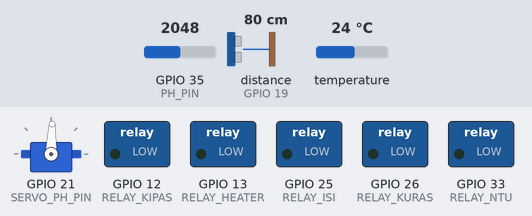
A sketch run on a simulated ESP32. Parts: servo, switched loads named in the sketch (green lamp = pin HIGH). Wiring (inferred from the names in the program): ultrasonic range finder: trigger GPIO 18; echo GPIO 19. Inputs (shaded band) come from the test bench; at power-on: temperature 24 °C, GPIO 35 (PH_PIN) = 2048, distance to the obstacle (sensor on GPIO 19) 80 cm (analog values on the 0–4095 scale). The echo pulse lasts 58.3 µs per cm; WiFi joins after 1.5 s; servers stay silent unless stated; uploads are accepted with an empty reply; the local clock reads 2024-03-15 10:24:30 at power-on unless the sketch sets it; pins used as bus, display or sensor lines are not drawn; what the sketch prints to the serial monitor is not drawn.

Above: at 2.7 s.
2.8 s: temperature set to 25.6 °C
At 3.3 s:
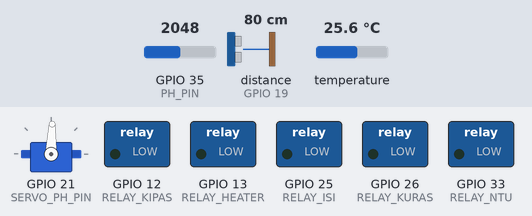
4.9 s: temperature set to 12 °C
At 8.0 s:
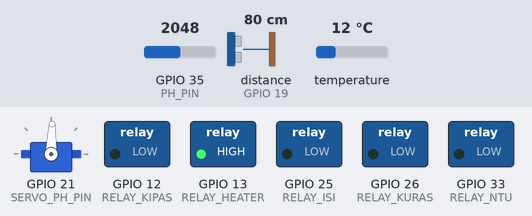
8.3 s: temperature set to 33 °C
At 11.4 s:
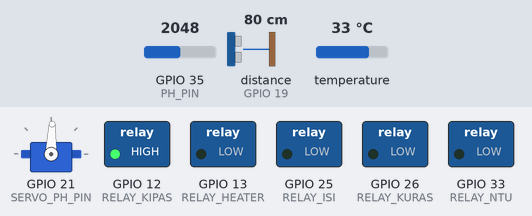
11.7 s: temperature set to 30.5 °C
14.8 s: temperature set to 29.3 °C
At 18.2 s:
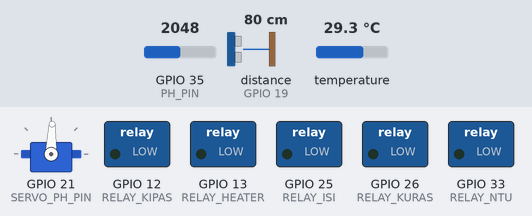
18.5 s: temperature set to 19 °C
At 67.6 s:
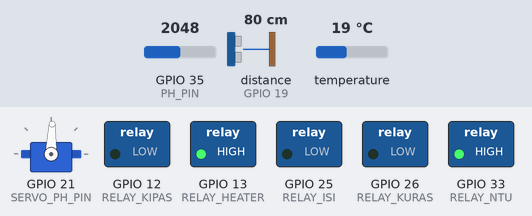
Timing chart, 0 to 68.4 s (numbered marks = the images above; inputs shaded):
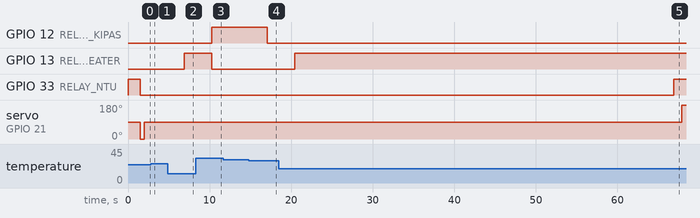

Measured:
- the behaviour switches between 30 and 29.9 °C on temperature (found by bisection; images 3 and 4)
- after the input at 2.8 s, GPIO 13 (RELAY_HEATER): stays LOW (without the input it goes to HIGH after 0.70 s)
- after the input at 4.9 s, GPIO 13 (RELAY_HEATER): LOW → HIGH after 2.0 s
- after the input at 8.3 s, GPIO 12 (RELAY_KIPAS): LOW → HIGH after 2.0 s; GPIO 13 (RELAY_HEATER): HIGH → LOW after 2.0 s
- after the input at 11.7 s, every drawn part: stays the same
- after the input at 14.8 s, GPIO 12 (RELAY_KIPAS): HIGH → LOW after 2.3 s
- after the input at 18.5 s, GPIO 13 (RELAY_HEATER): LOW → HIGH after 1.9 s

The sketch:

TA_MY_ID__RTC_DONE_REVISI_KESTABILAN.ino
```cpp
#include <WiFi.h>
#include <HTTPClient.h>
#include <WiFiClientSecure.h>
#include <OneWire.h>
#include <DallasTemperature.h>
#include <ESP32Servo.h>
#include <time.h>
#include <ThreeWire.h>
#include <RtcDS1302.h>

// ================= WIFI =================
const char* ssid = "HUAWEI-2.4G-bUU5";
const char* password = "indonesia";
// const char* ssid = "Rakka Levine Nathaniel ";
// const char* password = "rakka1922";
// ================= SERVER =================
const char* serverName = "https://akuariumrakka.my.id";

// ================= PIN =================
#define ONE_WIRE_BUS    5

// ===== TURBIDITY =====
#define TURBIDITY_A0    34

#define PH_PIN          35

#define RELAY_KIPAS     12
#define RELAY_HEATER    13
#define RELAY_KURAS     26
#define RELAY_ISI       25
#define RELAY_NTU       33

#define TRIG_PIN        18
#define ECHO_PIN        19

#define SERVO_PIN       2
#define SERVO_PH_PIN    21

#define RTC_CLK 4
#define RTC_DAT 22
#define RTC_RST 23

ThreeWire myWire(RTC_DAT, RTC_CLK, RTC_RST);
RtcDS1302<ThreeWire> rtc(myWire);

// ================= OBJECT =================
OneWire oneWire(ONE_WIRE_BUS);
DallasTemperature waterSensor(&oneWire);

Servo servo;
Servo servoPH;

WiFiClientSecure client;

// ================= PH =================
#define SAMPLES 10

float voltage;
float phValue;
float lastPH = 7.0;

int ntu = 0;
int lastNTU = 0;
String statusAir = "JERNIH";
String lastStatusAir = "JERNIH";

bool phAktif = false;

// ================= STATE =================
bool prosesKuras = false;
bool prosesIsi = false;

// ================= SERVO PH =================
int stopServoPH = 88;
int atasPH = 180;
int bawahPH = 0;

unsigned long lastServoTime = 0;
int stateServoPH = 0;

// ================= FEED =================
int jadwal[3][2] = {
  {7,00},
  {13,00},
  {18,00}
};

bool sudahMakan[3] = {false,false,false};


// =====================================================
// SERVO PAKAN (FULL POWER + DETACH)
// =====================================================
void putarServo(int putaran){

  for(int i = 0; i < putaran; i++){
    servo.attach(SERVO_PIN, 500, 2500);
    // FULL POWER
    servo.writeMicroseconds(2500);
    // Lama putaran, sesuaikan dengan mekanisme pakan
    delay(600);
    // Putus sinyal agar benar-benar berhenti
    servo.detach();
    delay(1000);
  }
}

// =====================================================
// SERVO PH
// =====================================================
void putarServoPH_Detik(int arah, int durasi_ms){

  servoPH.attach(SERVO_PH_PIN, 1000, 2000);

  servoPH.write(arah);

  delay(durasi_ms);

  servoPH.write(stopServoPH);

  delay(500);

  servoPH.detach();
}

void kontrolServoPH(){

  unsigned long now = millis();

  switch(stateServoPH){

   case 0:
      digitalWrite(RELAY_NTU, LOW);
      Serial.println("NTU OFF");
      Serial.println("PH TURUN 1 DETIK");
      putarServoPH_Detik(bawahPH, 500);
      lastServoTime = now;
      stateServoPH = 1;
      phAktif = true;
      break;

    case 1:
      if(now - lastServoTime >= 60000 ){ //120000
        Serial.println("SELESAI BACA PH");
        stateServoPH = 2;
        lastServoTime = now;
      }
      break;

    case 2:
      digitalWrite(RELAY_NTU, HIGH);
      delay(1000);
      Serial.println("NTU ON");
      Serial.println("PH NAIK 600 M DETIK");
      putarServoPH_Detik(atasPH, 600);
      lastServoTime = now;
      stateServoPH = 3;
      phAktif = false;
      break;

    case 3:

      if(now - lastServoTime >= 300000){ //300000

        Serial.println("SELESAI ISTIRAHAT");

        stateServoPH = 0;

        lastServoTime = now;
      }

      break;
  }
}

// =====================================================
// ULTRASONIC
// =====================================================
float bacaUltrasonik(){

  digitalWrite(TRIG_PIN, LOW);
  delayMicroseconds(2);

  digitalWrite(TRIG_PIN, HIGH);
  delayMicroseconds(10);

  digitalWrite(TRIG_PIN, LOW);

  long durasi = pulseIn(ECHO_PIN, HIGH);

  float jarak = durasi * 0.034 / 2;

  return jarak;
}

// =====================================================
// PH SENSOR
// =====================================================
float readPH(){

  int buffer[SAMPLES];

  for (int i = 0; i < SAMPLES; i++){

    buffer[i] = analogRead(PH_PIN);

    delay(20);
  }

  for (int i = 0; i < SAMPLES - 1; i++){

    for (int j = i + 1; j < SAMPLES; j++){

      if (buffer[i] > buffer[j]){

        int temp = buffer[i];

        buffer[i] = buffer[j];

        buffer[j] = temp;
      }
    }
  }

  int median = buffer[SAMPLES / 2];

  voltage = median * (3.3 / 4095.0);

  float ph = 7 + ((2.5 - voltage) / 0.18);

  return ph;
}

// =====================================================
// HTTPS GET
// =====================================================
void sendGET(String url){

  if(WiFi.status() != WL_CONNECTED){

    Serial.println("WiFi tidak terhubung");

    return;
  }

  HTTPClient https;

  client.setInsecure();

  Serial.println("================================");

  Serial.print("REQUEST: ");
  Serial.println(url);

  https.begin(client, url);

  int httpCode = https.GET();

  Serial.print("HTTP CODE: ");
  Serial.println(httpCode);

  https.end();
}

// =====================================================
// SETUP
// =====================================================
void setup() {
  Serial.begin(115200);
  waterSensor.begin();
  analogReadResolution(12);
  analogSetAttenuation(ADC_11db);
  analogSetPinAttenuation(TURBIDITY_A0, ADC_11db);
  analogSetPinAttenuation(PH_PIN, ADC_11db);

  pinMode(TURBIDITY_A0, INPUT);
  pinMode(PH_PIN, INPUT);
  pinMode(RELAY_KIPAS, OUTPUT);
  pinMode(RELAY_HEATER, OUTPUT);
  pinMode(RELAY_KURAS, OUTPUT);
  pinMode(RELAY_ISI, OUTPUT);
  pinMode(RELAY_NTU, OUTPUT);
  pinMode(TRIG_PIN, OUTPUT);
  pinMode(ECHO_PIN, INPUT);

  digitalWrite(RELAY_KIPAS, LOW);
  digitalWrite(RELAY_HEATER, LOW);
  digitalWrite(RELAY_KURAS, LOW);
  digitalWrite(RELAY_ISI, LOW);
  digitalWrite(RELAY_NTU, HIGH);

  servo.setPeriodHertz(50);
  servoPH.setPeriodHertz(50);
  servoPH.attach(SERVO_PH_PIN, 500, 2400);
  servoPH.write(stopServoPH);
  rtc.Begin();
  if (!rtc.IsDateTimeValid()) {
    Serial.println("RTC tidak valid, set waktu awal");
    rtc.SetDateTime(RtcDateTime(__DATE__, __TIME__));
  }

  // ===== WIFI =====
  WiFi.begin(ssid, password);
  Serial.print("Connecting WiFi");
  unsigned long startAttemptTime = millis();
  while (WiFi.status() != WL_CONNECTED &&
         millis() - startAttemptTime < 10000){
    Serial.print(".");
    delay(500);
  }

  if(WiFi.status() == WL_CONNECTED){
    Serial.println("CONNECTED");
  }
  else{
    Serial.println("WIFI GAGAL → MODE OFFLINE");
  }

  configTime(7*3600, 0, "pool.ntp.org");

  // ===== SYNC NTP → RTC =====
  struct tm timeinfo;

  if (getLocalTime(&timeinfo)) {

    Serial.println("SYNC NTP → RTC");

    rtc.SetDateTime(RtcDateTime(
      timeinfo.tm_year + 1900,
      timeinfo.tm_mon + 1,
      timeinfo.tm_mday,
      timeinfo.tm_hour,
      timeinfo.tm_min,
      timeinfo.tm_sec
    ));
  }

  Serial.println("SYSTEM START");
}

// =====================================================
// LOOP
// =====================================================
void loop() {

  kontrolServoPH();

  // =====================================================
  // SUHU
  // =====================================================
  waterSensor.requestTemperatures();

  float suhuAir = waterSensor.getTempCByIndex(0);

  // =====================================================
  // NTU FINAL VALID
  // =====================================================
  int adc = 0;
  float voltageNTU = 0;

  if(!phAktif){

    long total = 0;

    for(int i = 0; i < 500; i++){

      total += analogRead(TURBIDITY_A0);

      delay(2);
    }

    adc = total / 500;

    voltageNTU = adc * (3.3 / 4095.0);

    if(adc > 3500){

      ntu = map(adc, 4095, 3500, 0, 19);
    }
    else if(adc > 2200){

      ntu = map(adc, 3500, 2200, 20, 49);
    }
    else{

      ntu = map(adc, 2200, 1500, 50, 100);
    }

    if(ntu < 0) ntu = 0;
    if(ntu > 100) ntu = 100;

    if(ntu <= 19){

      statusAir = "JERNIH";
    }
    else if(ntu <= 49){

      statusAir = "SEDANG";
    }
    else{

      statusAir = "KERUH";
    }

    lastNTU = ntu;
    lastStatusAir = statusAir;
  }
  else{

    ntu = lastNTU;
    statusAir = lastStatusAir;
  }
  // =====================================================
  // PH
  // =====================================================
  if(phAktif){

    phValue = readPH();

    lastPH = phValue;
  }
  else{

    phValue = lastPH;
  }

  // =====================================================
  // ULTRASONIC
  // =====================================================
  float jarakAir = bacaUltrasonik();

  // =====================================================
  // SERIAL
  // =====================================================
  Serial.println("========== SENSOR ==========");

  Serial.print("Suhu Air : ");
  Serial.println(suhuAir);

  Serial.print("ADC NTU : ");
  Serial.println(adc);

  Serial.print("Voltage NTU : ");
  Serial.println(voltageNTU, 3);

  Serial.print("NTU : ");
  Serial.println(ntu);

  Serial.print("Status Air : ");
  Serial.println(statusAir);

  Serial.print("pH : ");
  Serial.println(phValue);

  Serial.print("Jarak Air : ");
  Serial.println(jarakAir);

  // =====================================================
  // SUHU CONTROL
  // =====================================================
  if (suhuAir >= 30) {

    digitalWrite(RELAY_KIPAS, HIGH);
    digitalWrite(RELAY_HEATER, LOW);
  }
  else if (suhuAir <= 25) {

    digitalWrite(RELAY_KIPAS, LOW);
    digitalWrite(RELAY_HEATER, HIGH);
  }
  else {

    digitalWrite(RELAY_KIPAS, LOW);
    digitalWrite(RELAY_HEATER, LOW);
  }

  // =====================================================
  // KURAS
  // =====================================================
  if(ntu >= 50 && !prosesKuras && !prosesIsi){

    sendGET(String(serverName)+"/aktuator.php?pesan=Air%20keruh,%20pompa%20kuras%20aktif&jenis=ALERT");

    prosesKuras = true;

    digitalWrite(RELAY_KURAS, HIGH);
  }

  // =====================================================
  // KURAS SELESAI → ISI
  // =====================================================
  if(prosesKuras && jarakAir >= 17){

    Serial.println("KURAS SELESAI → ISI");

    digitalWrite(RELAY_KURAS, LOW);

    prosesKuras = false;

    prosesIsi = true;

    digitalWrite(RELAY_ISI, HIGH);

    sendGET(String(serverName)+"/aktuator.php?pesan=Air%20habis%20dikuras,%20pompa%20isi%20aktif&jenis=INFO");
  }

  // =====================================================
  // ISI SELESAI
  // =====================================================
  if(prosesIsi && jarakAir <= 7.80){

    Serial.println("AIR PENUH → NORMAL");

    digitalWrite(RELAY_ISI, LOW);

    prosesIsi = false;

    sendGET(String(serverName)+"/aktuator.php?pesan=Air%20sudah%20penuh,%20sistem%20normal&jenis=INFO");
  }

  // =====================================================
  // KIRIM DATA
  // =====================================================
  String statusPH = phAktif ? "TURUN" : "NAIK";

  String urlUpdate = String(serverName) +
    "/update.php?air=" + String(suhuAir,1) +
    "&ntu=" + String(ntu) +
    "&ph=" + String(phValue,2) +
    "&jarak=" + String(jarakAir,1) +
    "&ph_status=" + statusPH;

  sendGET(urlUpdate);

  // =====================================================
  // MANUAL FEED
  // =====================================================
  HTTPClient https;

  client.setInsecure();

  https.begin(client,String(serverName)+"/feed.php");

  int code = https.GET();

  String res = https.getString();

  https.end();

  if(res.indexOf("1") >= 0){

    Serial.println("PAKAN MANUAL");

    putarServo(1);

    sendGET(String(serverName)+"/feed.php?reset=1");
  }

  // =====================================================
  // JADWAL (NTP + RTC BACKUP)
  // =====================================================
  int jam, menit;

  struct tm timeinfo;

  if (getLocalTime(&timeinfo)) {

    jam = timeinfo.tm_hour;
    menit = timeinfo.tm_min;
  }
  else {

    RtcDateTime now = rtc.GetDateTime();

    jam = now.Hour();
    menit = now.Minute();

    Serial.println("MODE OFFLINE - RTC AKTIF");
  }

  // =====================================================
  // EKSEKUSI JADWAL
  // =====================================================
  for(int i=0;i<3;i++){

    if(jam == jadwal[i][0] &&
       menit == jadwal[i][1] &&
       !sudahMakan[i]){

      Serial.println("PAKAN OTOMATIS");

      putarServo(1);

      sendGET(String(serverName)+"/auto_feed.php");

      sudahMakan[i] = true;
    }
  }

  // =====================================================
  // RESET HARIAN
  // =====================================================
  if(jam == 0 && menit == 0){

    for(int i=0;i<3;i++){

      sudahMakan[i] = false;
    }
  }

  delay(2000);
}
```
